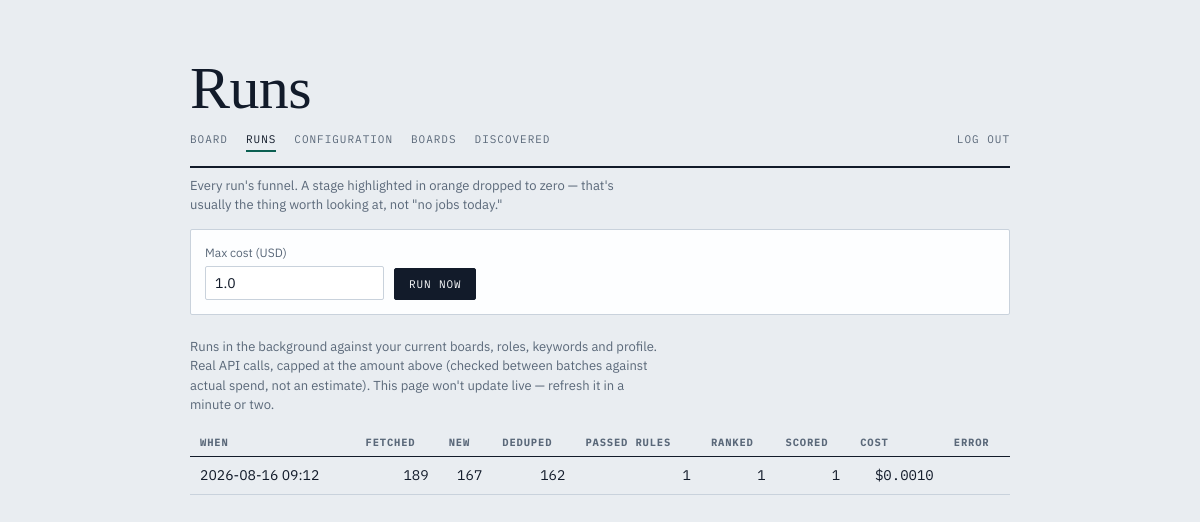
Screenshot of /runs (signed in) with the database file from the repository.
### tables this page shows
CREATE TABLE runs (
    id           INTEGER PRIMARY KEY AUTOINCREMENT,
    started_at   TEXT NOT NULL,
    finished_at  TEXT,
    counts       TEXT NOT NULL DEFAULT '{}',
    cost_usd     REAL NOT NULL DEFAULT 0,
    error        TEXT
);

### web.py (the view)
@app.get("/runs", response_class=HTMLResponse)
def runs_page(request: Request):
    with db.connect() as conn:
        db.init_schema(conn)
        runs = db.get_runs(conn)
    return templates.TemplateResponse(request, "runs.html", {
        "active": "runs", "runs": runs, **flash_ctx(request),
    })

### templates/runs.html (shortened to what this page needs)
{% extends "base.html" %}
{% block h1 %}Runs{% endblock %}
{% block content %}
<p class="hint">Every run's funnel. A stage highlighted in orange dropped to
zero — that's usually the thing worth looking at, not "no jobs today."</p>
<form class="row-form" method="post" action="/run/now">
  <label>Max cost (USD)<input type="number" step="0.5" min="0" name="max_cost" value="1.0"></label>
  <button type="submit">Run now</button>
</form>
<p class="hint">Runs in the background against your current boards, roles,
keywords and profile. Real API calls, capped at the amount above (checked
between batches against actual spend, not an estimate). This page won't
update live — refresh it in a minute or two.</p>
{% if not runs %}
<div class="empty">No runs recorded yet. Run <code>python agent.py</code> once.</div>
{% else %}
<table class="grid">
  <tr>
    <th>when</th><th>fetched</th><th>new</th><th>deduped</th>
    <th>passed rules</th><th>ranked</th><th>scored</th><th>cost</th><th>error</th>
  </tr>
  {% for r in runs %}
  <tr>
    <td>{{ r.started_at[:16].replace('T', ' ') }}</td>
    {% for key in ['fetched', 'new', 'deduped', 'passed_rules', 'ranked', 'scored'] %}
    <td class="num {{ 'zero' if r.counts.get(key, 0) == 0 else '' }}">{{ r.counts.get(key, '—') }}</td>
    {% endfor %}
    <td class="num">${{ "%.4f"|format(r.cost_usd) }}</td>
    <td>{{ r.error or '' }}</td>
  </tr>
  {% endfor %}
</table>
{% endif %}
{% endblock %}

### templates/base.html (style rules this page uses)
table.grid { width:100%; border-collapse:collapse; margin-bottom:10px }
table.grid th { font-family:"IBM Plex Mono",ui-monospace,monospace; font-size:10.5px; letter-spacing:.08em; text-transform:uppercase; color:var(--soft); text-align:left; padding:6px 10px; border-bottom:1px solid var(--ink); }
table.grid td { padding:8px 10px; border-bottom:1px solid var(--rule); font-size:14px; vertical-align:middle; }
table.grid td.num { font-family:"IBM Plex Mono",ui-monospace,monospace; font-variant-numeric:tabular-nums; text-align:right; }
form.row-form { display:flex; flex-wrap:wrap; gap:10px; align-items:flex-end; background:var(--card); border:1px solid var(--rule); border-radius:2px; padding:14px; margin-bottom:22px; }
form.row-form label { display:flex; flex-direction:column; gap:4px; font-size:12px; color:var(--soft) }
input[type=text],input[type=number],textarea,select { font-family:"IBM Plex Sans",system-ui,sans-serif; font-size:14px; border:1px solid var(--rule); border-radius:2px; padding:7px 9px; background:#fff; color:var(--ink); }
button { font-family:"IBM Plex Mono",ui-monospace,monospace; font-size:11px; letter-spacing:.08em; text-transform:uppercase; cursor:pointer; border:1px solid var(--ink); border-radius:2px; background:var(--ink); color:var(--card); padding:8px 14px; }
.hint { color:var(--soft); font-size:13px; max-width:60ch; margin-bottom:14px }

### rows the page displays
runs: started_at "2026-08-16 09:12", counts.get "189" "167" "162" "1" "1" "1", cost_usd "0.0010"
